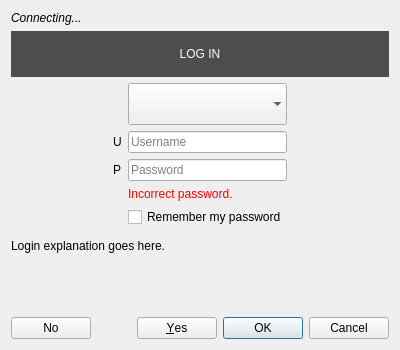
<?xml version="1.0" encoding="UTF-8"?>
<ui version="4.0">
 <class>LoginDialog</class>
 <widget class="QDialog" name="LoginDialog">
  <property name="geometry">
   <rect>
    <x>0</x>
    <y>0</y>
    <width>400</width>
    <height>350</height>
   </rect>
  </property>
  <property name="windowTitle">
   <string notr="true">Login</string>
  </property>
  <layout class="QVBoxLayout">
   <item>
    <widget class="QLabel" name="serverTitle">
     <property name="text">
      <string notr="true">&lt;i&gt;Connecting...&lt;/i&gt;</string>
     </property>
     <property name="wordWrap">
      <bool>true</bool>
     </property>
     <property name="openExternalLinks">
      <bool>true</bool>
     </property>
    </widget>
   </item>
   <item>
    <widget class="QStackedWidget" name="pages">
     <property name="currentIndex">
      <number>1</number>
     </property>
     <widget class="QWidget" name="loadingPage">
      <layout class="QVBoxLayout">
       <item>
        <widget class="widgets::Spinner" name="loadingSpinner" native="true">
         <property name="maximumSize">
          <size>
           <width>16777215</width>
           <height>64</height>
          </size>
         </property>
        </widget>
       </item>
      </layout>
     </widget>
     <widget class="QWidget" name="authPage">
      <layout class="QVBoxLayout">
       <property name="leftMargin">
        <number>0</number>
       </property>
       <property name="topMargin">
        <number>0</number>
       </property>
       <property name="rightMargin">
        <number>0</number>
       </property>
       <property name="bottomMargin">
        <number>0</number>
       </property>
       <item>
        <widget class="QLabel" name="loginPromptLabel">
         <property name="styleSheet">
          <string notr="true">background: #4d4d4d;
color: #fcfcfc;
padding: 16px;</string>
         </property>
         <property name="text">
          <string notr="true">LOG IN</string>
         </property>
         <property name="textFormat">
          <enum>Qt::PlainText</enum>
         </property>
         <property name="alignment">
          <set>Qt::AlignCenter</set>
         </property>
        </widget>
       </item>
       <item>
        <layout class="QGridLayout" name="authPageLayout">
         <item row="1" column="2">
          <widget class="QLineEdit" name="username">
           <property name="placeholderText">
            <string>Username</string>
           </property>
          </widget>
         </item>
         <item row="2" column="1">
          <widget class="QLabel" name="passwordIcon">
           <property name="text">
            <string notr="true">P</string>
           </property>
          </widget>
         </item>
         <item row="3" column="2">
          <widget class="QLabel" name="badPasswordLabel">
           <property name="styleSheet">
            <string notr="true">color: red</string>
           </property>
           <property name="text">
            <string>Incorrect password.</string>
           </property>
          </widget>
         </item>
         <item row="4" column="2">
          <widget class="QCheckBox" name="rememberPassword">
           <property name="text">
            <string>Remember my password</string>
           </property>
          </widget>
         </item>
         <item row="2" column="3">
          <spacer name="authPageRightSpacer">
           <property name="orientation">
            <enum>Qt::Horizontal</enum>
           </property>
           <property name="sizeHint" stdset="0">
            <size>
             <width>0</width>
             <height>0</height>
            </size>
           </property>
          </spacer>
         </item>
         <item row="2" column="0">
          <spacer name="authPageLeftSpacer">
           <property name="orientation">
            <enum>Qt::Horizontal</enum>
           </property>
           <property name="sizeHint" stdset="0">
            <size>
             <width>0</width>
             <height>0</height>
            </size>
           </property>
          </spacer>
         </item>
         <item row="2" column="2">
          <widget class="QLineEdit" name="password">
           <property name="echoMode">
            <enum>QLineEdit::Password</enum>
           </property>
           <property name="placeholderText">
            <string>Password</string>
           </property>
           <property name="mandatoryfield" stdset="0">
            <bool>true</bool>
           </property>
          </widget>
         </item>
         <item row="1" column="1">
          <widget class="QLabel" name="usernameIcon">
           <property name="text">
            <string notr="true">U</string>
           </property>
          </widget>
         </item>
         <item row="0" column="2">
          <widget class="QComboBox" name="avatarList">
           <property name="minimumSize">
            <size>
             <width>0</width>
             <height>42</height>
            </size>
           </property>
           <property name="iconSize">
            <size>
             <width>32</width>
             <height>32</height>
            </size>
           </property>
           <property name="frame">
            <bool>false</bool>
           </property>
          </widget>
         </item>
        </layout>
       </item>
       <item>
        <spacer name="authPageFixedSpacer">
         <property name="orientation">
          <enum>Qt::Vertical</enum>
         </property>
         <property name="sizeType">
          <enum>QSizePolicy::Fixed</enum>
         </property>
         <property name="sizeHint" stdset="0">
          <size>
           <width>0</width>
           <height>6</height>
          </size>
         </property>
        </spacer>
       </item>
       <item>
        <widget class="QLabel" name="authExplanationLabel">
         <property name="text">
          <string notr="true">&lt;html&gt;&lt;head/&gt;&lt;body&gt;&lt;p&gt;Login explanation goes here.&lt;/p&gt;&lt;/body&gt;&lt;/html&gt;</string>
         </property>
         <property name="textFormat">
          <enum>Qt::RichText</enum>
         </property>
         <property name="wordWrap">
          <bool>true</bool>
         </property>
         <property name="openExternalLinks">
          <bool>true</bool>
         </property>
        </widget>
       </item>
       <item>
        <spacer name="authPageBottomSpacer">
         <property name="orientation">
          <enum>Qt::Vertical</enum>
         </property>
         <property name="sizeHint" stdset="0">
          <size>
           <width>0</width>
           <height>0</height>
          </size>
         </property>
        </spacer>
       </item>
      </layout>
     </widget>
     <widget class="QWidget" name="listingPage">
      <layout class="QVBoxLayout">
       <property name="leftMargin">
        <number>0</number>
       </property>
       <property name="rightMargin">
        <number>0</number>
       </property>
       <property name="bottomMargin">
        <number>0</number>
       </property>
       <item>
        <layout class="QHBoxLayout" name="listingPageFilterLayout">
         <item>
          <widget class="QLineEdit" name="filter">
           <property name="placeholderText">
            <string>Filter</string>
           </property>
           <property name="clearButtonEnabled">
            <bool>true</bool>
           </property>
          </widget>
         </item>
         <item>
          <widget class="QCheckBox" name="showNsfw">
           <property name="toolTip">
            <string>Show sessions not suitable for minors (NSFM)</string>
           </property>
           <property name="text">
            <string>NSFM</string>
           </property>
          </widget>
         </item>
        </layout>
       </item>
       <item>
        <widget class="QTableView" name="sessionList">
         <property name="selectionMode">
          <enum>QAbstractItemView::SingleSelection</enum>
         </property>
         <property name="selectionBehavior">
          <enum>QAbstractItemView::SelectRows</enum>
         </property>
         <property name="gridStyle">
          <enum>Qt::NoPen</enum>
         </property>
         <property name="sortingEnabled">
          <bool>true</bool>
         </property>
         <attribute name="horizontalHeaderHighlightSections">
          <bool>false</bool>
         </attribute>
         <attribute name="verticalHeaderVisible">
          <bool>false</bool>
         </attribute>
        </widget>
       </item>
      </layout>
     </widget>
     <widget class="QWidget" name="sessionPasswordPage">
      <layout class="QVBoxLayout">
       <item>
        <widget class="QLabel" name="sessionPasswordMessageLabel">
         <property name="text">
          <string>This session is password-protected.</string>
         </property>
        </widget>
       </item>
       <item>
        <spacer name="sessionPasswordTopSpacer">
         <property name="orientation">
          <enum>Qt::Vertical</enum>
         </property>
         <property name="sizeHint" stdset="0">
          <size>
           <width>20</width>
           <height>0</height>
          </size>
         </property>
        </spacer>
       </item>
       <item>
        <layout class="QHBoxLayout" name="sessionPasswordLayout">
         <item>
          <widget class="QLabel" name="sessionPasswordLabel">
           <property name="text">
            <string>Password:</string>
           </property>
          </widget>
         </item>
         <item>
          <widget class="QLineEdit" name="sessionPassword">
           <property name="echoMode">
            <enum>QLineEdit::Password</enum>
           </property>
          </widget>
         </item>
        </layout>
       </item>
       <item>
        <widget class="QLabel" name="badSessionPasswordLabel">
         <property name="styleSheet">
          <string notr="true">color:red;</string>
         </property>
         <property name="text">
          <string>Incorrect password.</string>
         </property>
        </widget>
       </item>
       <item>
        <widget class="QLabel" name="sessionPasswordNoticeLabel">
         <property name="text">
          <string>Enter the &lt;b&gt;session password&lt;/b&gt;, &lt;i&gt;not&lt;/i&gt; your account password.</string>
         </property>
         <property name="wordWrap">
          <bool>true</bool>
         </property>
        </widget>
       </item>
       <item>
        <spacer name="sessionPasswordPageBottomSpacer">
         <property name="orientation">
          <enum>Qt::Vertical</enum>
         </property>
         <property name="sizeHint" stdset="0">
          <size>
           <width>20</width>
           <height>0</height>
          </size>
         </property>
        </spacer>
       </item>
      </layout>
     </widget>
     <widget class="QWidget" name="catchupPage">
      <layout class="QVBoxLayout" stretch="0,0,0">
       <property name="leftMargin">
        <number>0</number>
       </property>
       <property name="rightMargin">
        <number>0</number>
       </property>
       <property name="bottomMargin">
        <number>0</number>
       </property>
       <item>
        <widget class="QLabel" name="catchupMessageLabel">
         <property name="text">
          <string>Catching up...</string>
         </property>
        </widget>
       </item>
       <item>
        <widget class="QProgressBar" name="progressBar">
         <property name="minimum">
          <number>0</number>
         </property>
         <property name="maximum">
          <number>0</number>
         </property>
         <property name="textVisible">
          <bool>false</bool>
         </property>
        </widget>
       </item>
       <item>
        <spacer name="catchupBottomSpacer">
         <property name="orientation">
          <enum>Qt::Vertical</enum>
         </property>
         <property name="sizeHint" stdset="0">
          <size>
           <width>20</width>
           <height>58</height>
          </size>
         </property>
        </spacer>
       </item>
      </layout>
     </widget>
     <widget class="QWidget" name="certChangedPage">
      <layout class="QGridLayout" name="certChangedGridLayout" columnstretch="0,0,0">
       <item row="1" column="1">
        <spacer name="certChangedPageTopSpacer">
         <property name="orientation">
          <enum>Qt::Vertical</enum>
         </property>
         <property name="sizeHint" stdset="0">
          <size>
           <width>0</width>
           <height>0</height>
          </size>
         </property>
        </spacer>
       </item>
       <item row="2" column="1">
        <widget class="QPushButton" name="viewOldCert">
         <property name="text">
          <string>View old</string>
         </property>
        </widget>
       </item>
       <item row="2" column="2">
        <widget class="QPushButton" name="viewNewCert">
         <property name="text">
          <string>View new</string>
         </property>
        </widget>
       </item>
       <item row="5" column="1" colspan="2">
        <widget class="QCheckBox" name="replaceCert">
         <property name="text">
          <string>Replace pinned certificate</string>
         </property>
        </widget>
       </item>
       <item row="0" column="1" colspan="2">
        <widget class="QLabel" name="errorMessage">
         <property name="text">
          <string notr="true">Server SSL certificate has changed!</string>
         </property>
        </widget>
       </item>
       <item row="4" column="1">
        <spacer name="certChangedPageBottomSpacer">
         <property name="orientation">
          <enum>Qt::Vertical</enum>
         </property>
         <property name="sizeType">
          <enum>QSizePolicy::Fixed</enum>
         </property>
         <property name="sizeHint" stdset="0">
          <size>
           <width>20</width>
           <height>10</height>
          </size>
         </property>
        </spacer>
       </item>
       <item row="0" column="0" rowspan="4">
        <widget class="QLabel" name="warningIcon">
         <property name="sizePolicy">
          <sizepolicy hsizetype="Minimum" vsizetype="Preferred">
           <horstretch>0</horstretch>
           <verstretch>0</verstretch>
          </sizepolicy>
         </property>
         <property name="text">
          <string notr="true">ERROR</string>
         </property>
        </widget>
       </item>
      </layout>
     </widget>
     <widget class="QWidget" name="nsfmConfirmPage">
      <layout class="QVBoxLayout" name="nsfmConfirmLayout">
       <item>
        <widget class="QLabel" name="nsfmConfirmTitle">
         <property name="textFormat">
          <enum>Qt::RichText</enum>
         </property>
         <property name="wordWrap">
          <bool>true</bool>
         </property>
        </widget>
       </item>
       <item>
        <widget class="QLabel" name="nsfmConfirmLabel">
         <property name="text">
          <string>&lt;p&gt;This session has indicated that its contents are &lt;em&gt;not suitable for minors&lt;/em&gt; (NSFM).&lt;/p&gt;&lt;p&gt;&lt;strong&gt;You must be over the age of 18 and be allowed to consume adult content to proceed.&lt;/strong&gt;&lt;/p&gt;&lt;p&gt;Are you sure you want to join this session?&lt;/p&gt;</string>
         </property>
         <property name="textFormat">
          <enum>Qt::RichText</enum>
         </property>
         <property name="wordWrap">
          <bool>true</bool>
         </property>
        </widget>
       </item>
       <item>
        <spacer name="nsfmConfirmSpacer">
         <property name="orientation">
          <enum>Qt::Vertical</enum>
         </property>
         <property name="sizeHint" stdset="0">
          <size>
           <width>20</width>
           <height>0</height>
          </size>
         </property>
        </spacer>
       </item>
       <item>
        <widget class="QCheckBox" name="nsfmConfirmAgainBox">
         <property name="text">
          <string>Show this warning again next time</string>
         </property>
        </widget>
       </item>
      </layout>
     </widget>
     <widget class="QWidget" name="authModePage">
      <layout class="QGridLayout" name="authModePageLayout">
       <property name="leftMargin">
        <number>0</number>
       </property>
       <property name="topMargin">
        <number>0</number>
       </property>
       <property name="rightMargin">
        <number>0</number>
       </property>
       <property name="bottomMargin">
        <number>0</number>
       </property>
       <item row="0" column="0" colspan="3">
        <widget class="QLabel" name="authModePromptLabel">
         <property name="styleSheet">
          <string notr="true">background: #4d4d4d;
color: #fcfcfc;
padding: 16px;</string>
         </property>
         <property name="text">
          <string notr="true">LOG IN</string>
         </property>
         <property name="textFormat">
          <enum>Qt::PlainText</enum>
         </property>
         <property name="alignment">
          <set>Qt::AlignCenter</set>
         </property>
        </widget>
       </item>
       <item row="2" column="0" rowspan="4">
        <spacer name="authModePageLeftSpacer">
         <property name="orientation">
          <enum>Qt::Horizontal</enum>
         </property>
         <property name="sizeHint" stdset="0">
          <size>
           <width>0</width>
           <height>0</height>
          </size>
         </property>
        </spacer>
       </item>
       <item row="2" column="2" rowspan="4">
        <spacer name="authModePageRightSpacer">
         <property name="orientation">
          <enum>Qt::Horizontal</enum>
         </property>
         <property name="sizeHint" stdset="0">
          <size>
           <width>0</width>
           <height>0</height>
          </size>
         </property>
        </spacer>
       </item>
       <item row="4" column="1">
        <widget class="QPushButton" name="methodGuestButton">
         <property name="text">
          <string>Continue without account</string>
         </property>
        </widget>
       </item>
       <item row="7" column="0" colspan="3">
        <widget class="QLabel" name="methodExplanationLabel">
         <property name="text">
          <string notr="true">Explanation text goes here.</string>
         </property>
         <property name="textFormat">
          <enum>Qt::RichText</enum>
         </property>
         <property name="wordWrap">
          <bool>true</bool>
         </property>
         <property name="openExternalLinks">
          <bool>true</bool>
         </property>
        </widget>
       </item>
       <item row="8" column="0" colspan="3">
        <spacer name="authModePageBottomSpacer">
         <property name="orientation">
          <enum>Qt::Vertical</enum>
         </property>
         <property name="sizeHint" stdset="0">
          <size>
           <width>0</width>
           <height>0</height>
          </size>
         </property>
        </spacer>
       </item>
       <item row="3" column="1">
        <widget class="QPushButton" name="methodAuthButton">
         <property name="text">
          <string>Log in with server account</string>
         </property>
        </widget>
       </item>
       <item row="2" column="1">
        <widget class="QPushButton" name="methodExtAuthButton">
         <property name="text">
          <string notr="true">Log in with extauth account</string>
         </property>
        </widget>
       </item>
       <item row="6" column="0" colspan="3">
        <spacer name="authModePageFixedSpacer">
         <property name="orientation">
          <enum>Qt::Vertical</enum>
         </property>
         <property name="sizeType">
          <enum>QSizePolicy::Fixed</enum>
         </property>
         <property name="sizeHint" stdset="0">
          <size>
           <width>0</width>
           <height>6</height>
          </size>
         </property>
        </spacer>
       </item>
      </layout>
     </widget>
     <widget class="QWidget" name="recentPage">
      <layout class="QGridLayout" name="recentGridLayout">
       <property name="leftMargin">
        <number>0</number>
       </property>
       <property name="topMargin">
        <number>0</number>
       </property>
       <property name="rightMargin">
        <number>0</number>
       </property>
       <property name="bottomMargin">
        <number>0</number>
       </property>
       <item row="11" column="0" colspan="3">
        <spacer name="recentBottomSpacer">
         <property name="orientation">
          <enum>Qt::Vertical</enum>
         </property>
         <property name="sizeHint" stdset="0">
          <size>
           <width>0</width>
           <height>0</height>
          </size>
         </property>
        </spacer>
       </item>
       <item row="0" column="0" colspan="3">
        <widget class="QLabel" name="recentPromptLabel">
         <property name="styleSheet">
          <string notr="true">background: #4d4d4d;
color: #fcfcfc;
padding: 16px;</string>
         </property>
         <property name="text">
          <string notr="true">LOG IN</string>
         </property>
         <property name="textFormat">
          <enum>Qt::PlainText</enum>
         </property>
         <property name="alignment">
          <set>Qt::AlignCenter</set>
         </property>
        </widget>
       </item>
       <item row="2" column="0" rowspan="2">
        <spacer name="recentLeftSpacer">
         <property name="orientation">
          <enum>Qt::Horizontal</enum>
         </property>
         <property name="sizeHint" stdset="0">
          <size>
           <width>0</width>
           <height>0</height>
          </size>
         </property>
        </spacer>
       </item>
       <item row="6" column="1">
        <widget class="QPushButton" name="recentEditButton">
         <property name="toolTip">
          <string>Continue with this account, but change the avatar, username or password.</string>
         </property>
         <property name="text">
          <string>Edit and log in</string>
         </property>
         <property name="icon">
          <iconset theme="edit-rename">
           <normaloff>theme:edit-rename.svg</normaloff>theme:edit-rename.svg</iconset>
         </property>
        </widget>
       </item>
       <item row="10" column="1">
        <widget class="QPushButton" name="recentBreakButton">
         <property name="toolTip">
          <string>Don't use any of these accounts.</string>
         </property>
         <property name="text">
          <string>Log in a different way</string>
         </property>
         <property name="icon">
          <iconset theme="application-menu">
           <normaloff>theme:application-menu.svg</normaloff>theme:application-menu.svg</iconset>
         </property>
        </widget>
       </item>
       <item row="8" column="0" colspan="3">
        <spacer name="recentTopSpacer">
         <property name="orientation">
          <enum>Qt::Vertical</enum>
         </property>
         <property name="sizeHint" stdset="0">
          <size>
           <width>0</width>
           <height>6</height>
          </size>
         </property>
        </spacer>
       </item>
       <item row="3" column="1">
        <widget class="QComboBox" name="recentAccountCombo">
         <property name="minimumSize">
          <size>
           <width>0</width>
           <height>42</height>
          </size>
         </property>
         <property name="iconSize">
          <size>
           <width>32</width>
           <height>32</height>
          </size>
         </property>
         <property name="frame">
          <bool>false</bool>
         </property>
        </widget>
       </item>
       <item row="4" column="1">
        <widget class="QPushButton" name="recentLogInButton">
         <property name="toolTip">
          <string>Log in with the selected account.</string>
         </property>
         <property name="text">
          <string>Log in with this account</string>
         </property>
         <property name="icon">
          <iconset theme="checkbox">
           <normaloff>theme:checkbox.svg</normaloff>theme:checkbox.svg</iconset>
         </property>
        </widget>
       </item>
       <item row="2" column="2" rowspan="2">
        <spacer name="recentRightSpacer">
         <property name="orientation">
          <enum>Qt::Horizontal</enum>
         </property>
         <property name="sizeHint" stdset="0">
          <size>
           <width>0</width>
           <height>0</height>
          </size>
         </property>
        </spacer>
       </item>
       <item row="7" column="1">
        <widget class="QPushButton" name="recentForgetButton">
         <property name="toolTip">
          <string>Forget this account.</string>
         </property>
         <property name="text">
          <string>Forget this account</string>
         </property>
         <property name="icon">
          <iconset theme="trash-empty">
           <normaloff>theme:trash-empty.svg</normaloff>theme:trash-empty.svg</iconset>
         </property>
        </widget>
       </item>
      </layout>
     </widget>
     <widget class="QWidget" name="rulesPage">
      <layout class="QVBoxLayout" name="verticalLayout">
       <item>
        <widget class="QTextBrowser" name="rulesTextBrowser">
         <property name="openExternalLinks">
          <bool>true</bool>
         </property>
        </widget>
       </item>
       <item>
        <widget class="QCheckBox" name="rulesRememberBox">
         <property name="text">
          <string>Don't ask again unless the rules change</string>
         </property>
         <property name="checked">
          <bool>true</bool>
         </property>
        </widget>
       </item>
      </layout>
     </widget>
     <widget class="QWidget" name="redirectPage">
      <layout class="QVBoxLayout" name="verticalLayout_2">
       <item>
        <widget class="QLabel" name="redirectPromptLabel">
         <property name="styleSheet">
          <string notr="true">background: #4d4d4d;
color: #fcfcfc;
padding: 16px;</string>
         </property>
         <property name="text">
          <string notr="true">REDIRECT</string>
         </property>
         <property name="textFormat">
          <enum>Qt::PlainText</enum>
         </property>
         <property name="alignment">
          <set>Qt::AlignCenter</set>
         </property>
        </widget>
       </item>
       <item>
        <widget class="QLabel" name="redirectLabel">
         <property name="sizePolicy">
          <sizepolicy hsizetype="Preferred" vsizetype="Expanding">
           <horstretch>0</horstretch>
           <verstretch>0</verstretch>
          </sizepolicy>
         </property>
         <property name="text">
          <string>This session is hosted on another server, you will be redirected.

To avoid this extra step in the future, use the Browse page or a direct link to a session instead.</string>
         </property>
         <property name="alignment">
          <set>Qt::AlignCenter</set>
         </property>
         <property name="wordWrap">
          <bool>true</bool>
         </property>
        </widget>
       </item>
      </layout>
     </widget>
    </widget>
   </item>
   <item>
    <layout class="QHBoxLayout" name="bottomButtonLayout">
     <item>
      <widget class="QPushButton" name="noButton">
       <property name="text">
        <string notr="true">No</string>
       </property>
      </widget>
     </item>
     <item>
      <widget class="QDialogButtonBox" name="buttonBox">
       <property name="standardButtons">
        <set>QDialogButtonBox::Cancel|QDialogButtonBox::Ok|QDialogButtonBox::Yes</set>
       </property>
      </widget>
     </item>
    </layout>
   </item>
  </layout>
 </widget>
 <customwidgets>
  <customwidget>
   <class>widgets::Spinner</class>
   <extends>QWidget</extends>
   <header>desktop/widgets/spinner.h</header>
  </customwidget>
 </customwidgets>
 <tabstops>
  <tabstop>avatarList</tabstop>
  <tabstop>username</tabstop>
  <tabstop>password</tabstop>
  <tabstop>rememberPassword</tabstop>
  <tabstop>filter</tabstop>
  <tabstop>showNsfw</tabstop>
  <tabstop>sessionList</tabstop>
  <tabstop>sessionPassword</tabstop>
  <tabstop>viewOldCert</tabstop>
  <tabstop>viewNewCert</tabstop>
  <tabstop>replaceCert</tabstop>
  <tabstop>nsfmConfirmAgainBox</tabstop>
  <tabstop>methodExtAuthButton</tabstop>
  <tabstop>methodAuthButton</tabstop>
  <tabstop>methodGuestButton</tabstop>
  <tabstop>recentAccountCombo</tabstop>
  <tabstop>recentLogInButton</tabstop>
  <tabstop>recentEditButton</tabstop>
  <tabstop>recentForgetButton</tabstop>
  <tabstop>recentBreakButton</tabstop>
 </tabstops>
 <resources/>
 <connections/>
</ui>
